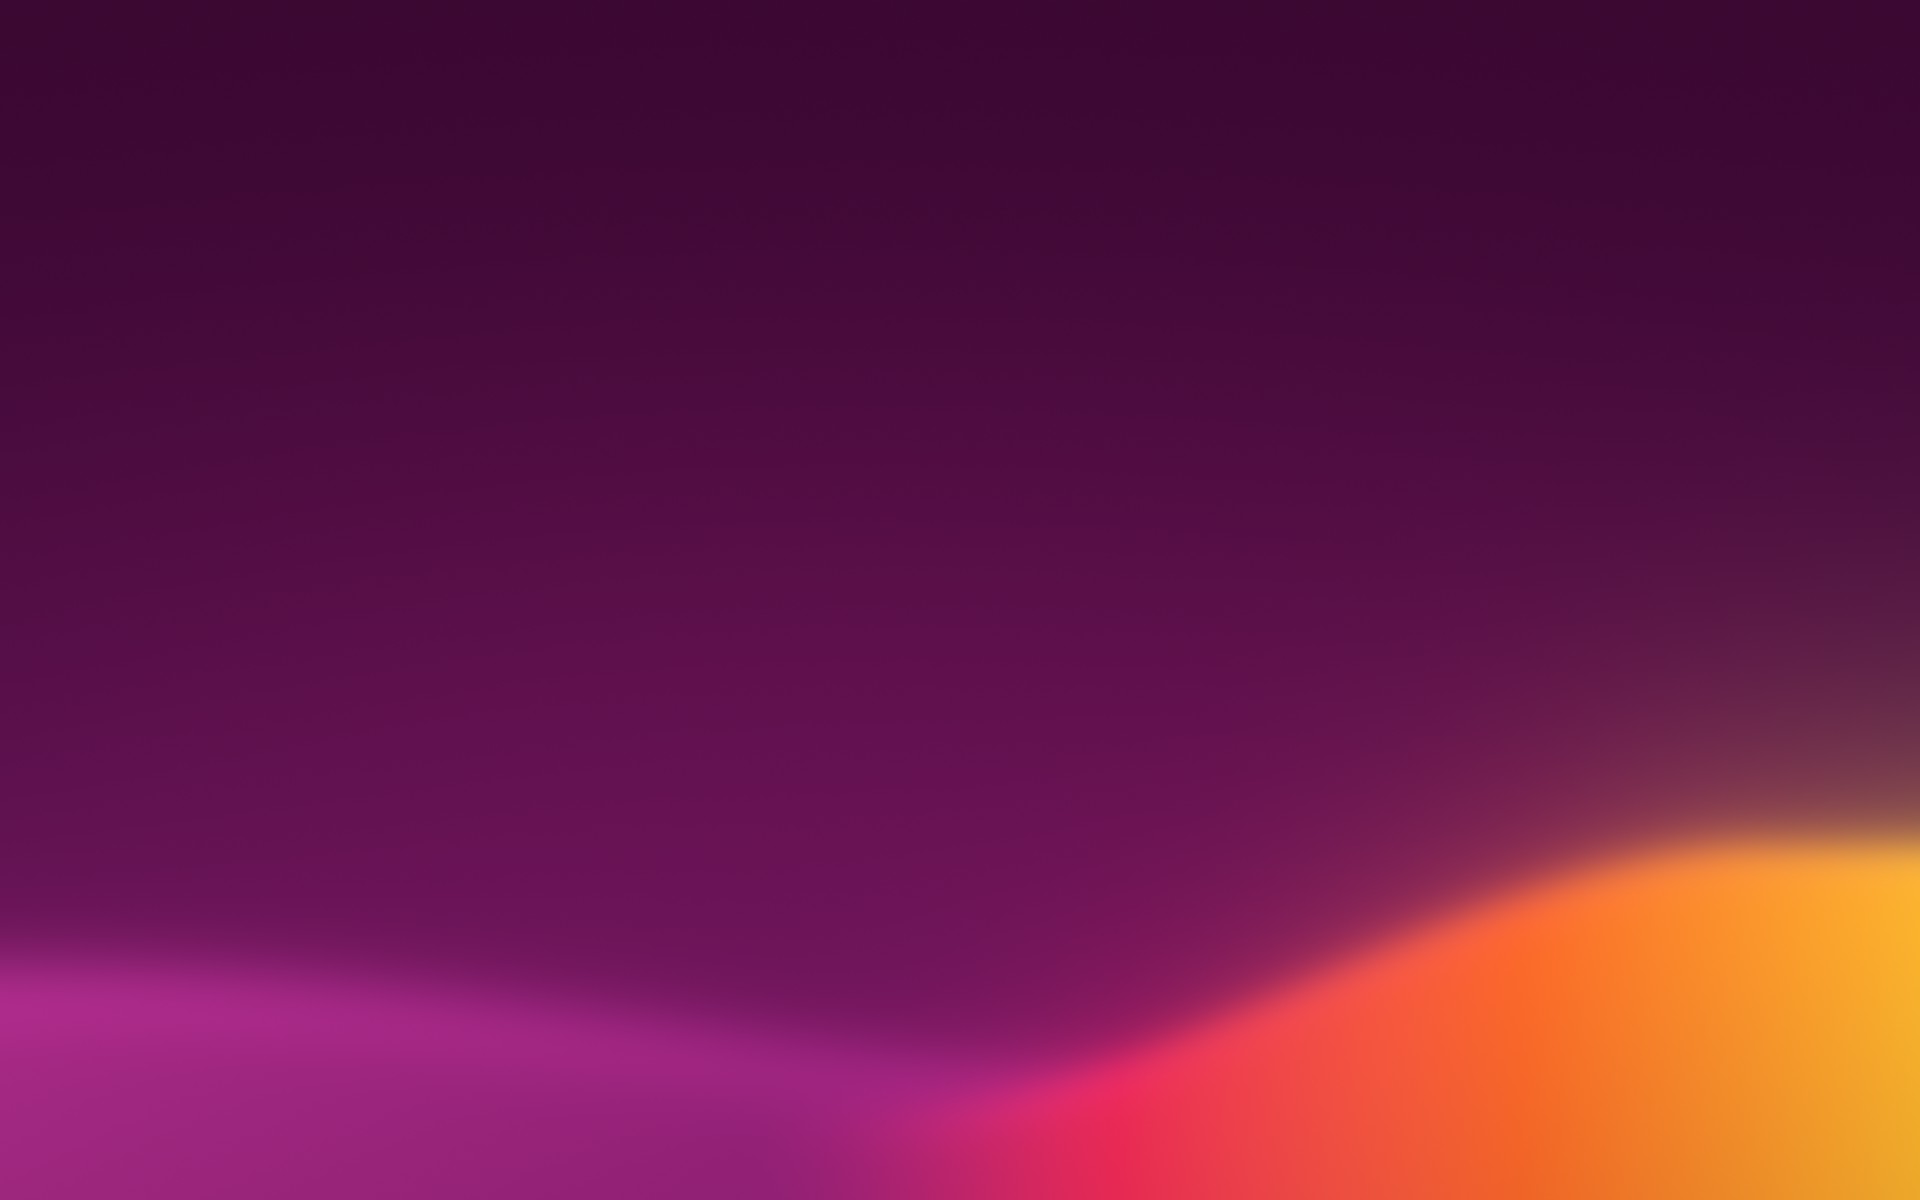

Generate this figure with Python:
#!/usr/bin/env python3
"""Emaki's GRUB background: a smooth wave in the logo colours on a deep magenta field.

The layout follows EndeavourOS's GRUB splash (one picture, no theme), mirrored: GRUB prints
its help lines bottom-left, so the hot crest sits bottom-right where it does not hide them.

Usage: background.py OUT.png [WIDTH HEIGHT]   (default 1920x1200; GRUB stretches it)
"""
import sys

import numpy as np
from PIL import Image

LOGO = ["#b01e78", "#ec2a55", "#ff6a2a", "#ffb62e"]   # art/logo/mark.py HOT, magenta → yellow
FIELD_TOP, FIELD_LOW = "#3a0832", "#5c1150"          # deep logo magenta
SWELL = ["#7c1766", "#a82a86"]                       # the far, pink wave


def hex_rgb(h):
    h = h.lstrip("#")
    return np.array([int(h[i:i + 2], 16) for i in (0, 2, 4)], float) / 255


def to_linear(c):
    return np.where(c <= 0.04045, c / 12.92, ((c + 0.055) / 1.055) ** 2.4)


def to_srgb(c):
    c = np.clip(c, 0, 1)
    return np.where(c <= 0.0031308, c * 12.92, 1.055 * c ** (1 / 2.4) - 0.055)


def lin_to_oklab(c):
    m1 = np.array([[0.4122214708, 0.5363325363, 0.0514459929],
                   [0.2119034982, 0.6806995451, 0.1073969566],
                   [0.0883024619, 0.2817188376, 0.6299787005]])
    m2 = np.array([[0.2104542553, 0.7936177850, -0.0040720468],
                   [1.9779984951, -2.4285922050, 0.4505937099],
                   [0.0259040371, 0.7827717662, -0.8086757660]])
    return np.cbrt(c @ m1.T) @ m2.T


def oklab_to_lin(c):
    m1 = np.array([[1, 0.3963377774, 0.2158037573],
                   [1, -0.1055613458, -0.0638541728],
                   [1, -0.0894841775, -1.2914855480]])
    m2 = np.array([[4.0767416621, -3.3077115913, 0.2309699292],
                   [-1.2684380046, 2.6097574011, -0.3413193965],
                   [-0.0041960863, -0.7034186147, 1.7076147010]])
    return (c @ m1.T) ** 3 @ m2.T


def ramp(stops, t):
    """Linear-light colours for t in [0,1] along hex stops, interpolated in OKLab."""
    labs = np.array([lin_to_oklab(to_linear(hex_rgb(s))) for s in stops])
    pos = np.linspace(0, 1, len(stops))
    t = np.clip(t, 0, 1)
    out = np.stack([np.interp(t, pos, labs[:, k]) for k in range(3)], -1)
    return np.clip(oklab_to_lin(out), 0, 1)


def smooth(e0, e1, x):
    t = np.clip((x - e0) / (e1 - e0), 0, 1)
    return t * t * (3 - 2 * t)


def sigmoid(x):
    return 1 / (1 + np.exp(-x))


class Canvas:
    def __init__(self, w, h, top, low):
        """Background: top colour fading to low colour towards the bottom (in OKLab)."""
        self.w, self.h = w, h
        self.x = np.arange(w, dtype=float)
        self.y = np.arange(h, dtype=float)[:, None]
        col = ramp([top, low], smooth(0.0, 1.0, np.arange(h) / h))
        self.img = np.broadcast_to(col[:, None, :], (h, w, 3)).copy()

    def glow(self, colour, cx, cy, rx, ry, strength):
        r2 = ((self.x[None, :] - cx) / rx) ** 2 + ((self.y - cy) / ry) ** 2
        self.img += np.exp(-r2)[..., None] * colour * strength

    def wave(self, edge, colours, soft, shade, rim, haze, haze_reach, fade=None):
        """Fill below y = edge(x) with per-column colours; rim = brighter line at the edge,
        haze = light the wave throws on the field above it."""
        ye = edge(self.x)
        d = (self.y - ye[None, :]) / np.sqrt(1 + np.gradient(ye)[None, :] ** 2)
        a = sigmoid(d / soft)
        if fade is not None:
            a = a * fade(self.x)[None, :]
        depth = np.clip(d / (self.h * 0.35), 0, 1)
        fill = colours[None, :, :] * (1 - shade * depth)[..., None]
        light = np.exp(-(d / (soft * 2.2)) ** 2) * rim
        fill = fill + light[..., None] * colours[None, :, :] * 0.7
        above = np.exp(-np.clip(-d, 0, None) / haze_reach) * (1 - a) * haze
        if fade is not None:
            above = above * fade(self.x)[None, :]
        self.img += above[..., None] * colours[None, :, :]
        self.img = self.img * (1 - a[..., None]) + fill * a[..., None]

    def save(self, path, seed=7):
        rng = np.random.default_rng(seed)
        srgb = to_srgb(self.img) * 255
        srgb += rng.uniform(-0.5, 0.5, srgb.shape)     # dither against banding
        Image.fromarray(np.clip(np.round(srgb), 0, 255).astype(np.uint8)).save(path, optimize=True)


def background(w, h):
    c = Canvas(w, h, FIELD_TOP, FIELD_LOW)
    c.glow(to_linear(hex_rgb(LOGO[0])), w * 0.55, h * 0.7, w * 0.5, h * 0.4, 0.10)

    def swell(x):
        u = x / w
        return h * (0.90 - 0.07 * smooth(0.25, 1.0, u) + 0.015 * np.sin(u * 5.0))
    c.wave(swell, ramp(SWELL, c.x / w), soft=h * 0.02, shade=0.25,
           rim=0.6, haze=0.10, haze_reach=h * 0.10)

    def crest(x):
        u = x / w
        return h * (0.71 + 0.22 * smooth(0.08, 0.55, u))
    c.wave(crest, ramp(LOGO[::-1], 1.6 * c.x / w), soft=h * 0.012, shade=0.2,
           rim=0.3, haze=0.20, haze_reach=h * 0.08, fade=lambda x: 1 - smooth(0.42, 0.62, x / w))
    c.img = c.img[:, ::-1].copy()      # crest to the right, away from GRUB's help lines
    return c


if __name__ == "__main__":
    w, h = (int(sys.argv[2]), int(sys.argv[3])) if len(sys.argv) > 3 else (1920, 1200)
    background(w, h).save(sys.argv[1])
